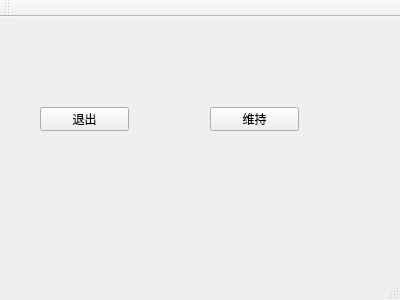
<?xml version="1.0" encoding="UTF-8"?>
<ui version="4.0">
 <class>MainWindow</class>
 <widget class="QMainWindow" name="MainWindow">
  <property name="geometry">
   <rect>
    <x>0</x>
    <y>0</y>
    <width>400</width>
    <height>300</height>
   </rect>
  </property>
  <property name="windowTitle">
   <string>MainWindow</string>
  </property>
  <widget class="QWidget" name="centralWidget">
   <widget class="QPushButton" name="pushButton">
    <property name="geometry">
     <rect>
      <x>40</x>
      <y>90</y>
      <width>89</width>
      <height>24</height>
     </rect>
    </property>
    <property name="text">
     <string>退出</string>
    </property>
   </widget>
   <widget class="QPushButton" name="pushButton_2">
    <property name="geometry">
     <rect>
      <x>210</x>
      <y>90</y>
      <width>89</width>
      <height>24</height>
     </rect>
    </property>
    <property name="text">
     <string>维持</string>
    </property>
   </widget>
  </widget>
  <widget class="QMenuBar" name="menuBar">
   <property name="geometry">
    <rect>
     <x>0</x>
     <y>0</y>
     <width>400</width>
     <height>25</height>
    </rect>
   </property>
  </widget>
  <widget class="QToolBar" name="mainToolBar">
   <attribute name="toolBarArea">
    <enum>TopToolBarArea</enum>
   </attribute>
   <attribute name="toolBarBreak">
    <bool>false</bool>
   </attribute>
  </widget>
  <widget class="QStatusBar" name="statusBar"/>
 </widget>
 <layoutdefault spacing="6" margin="11"/>
 <resources/>
 <connections/>
</ui>
